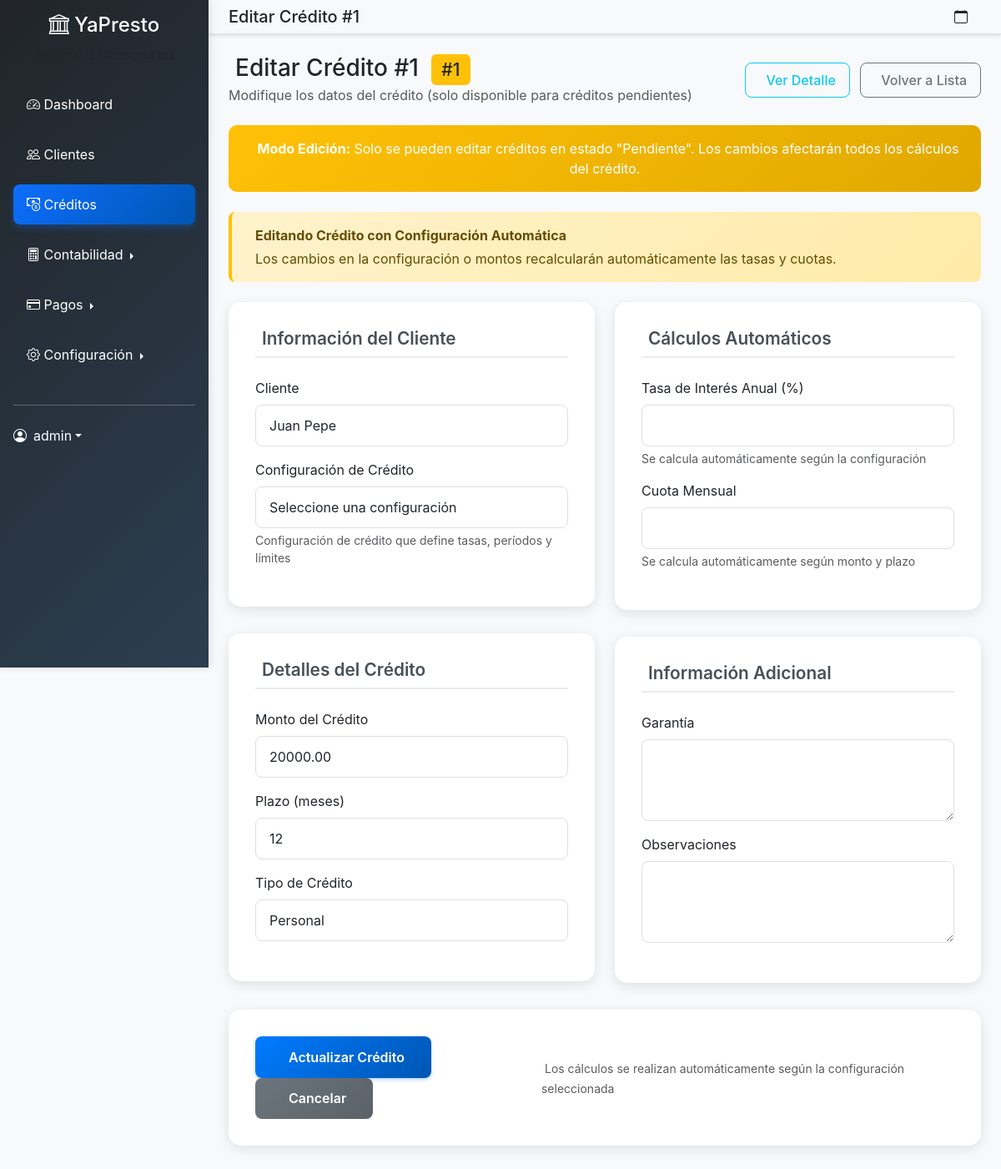
The app's page /prestamos/1/editar/ (signed in) with its own data.
### microcreditos/models.py (models this page shows, shortened)
class Prestamo(models.Model):
    ESTADO_CHOICES = [
        ('pendiente', 'Pendiente'),
        ('aprobado', 'Aprobado'),
        ('rechazado', 'Rechazado'),
        ('activo', 'Activo'),
        ('completado', 'Completado'),
        ('vencido', 'Vencido'),
    ]
    TIPO_CHOICES = [
        ('personal', 'Personal'),
        ('comercial', 'Comercial'),
        ('emergencia', 'Emergencia'),
    ]
    cliente = models.ForeignKey(Cliente, on_delete=models.CASCADE, related_name='prestamos')
    configuracion_credito = models.ForeignKey('ConfiguracionCredito', on_delete=models.PROTECT, null=True, blank=True, help_text="Configuración de crédito utilizada")
    monto = models.DecimalField(max_digits=10, decimal_places=2)
    tasa_interes = models.DecimalField(max_digits=5, decimal_places=2, default=Decimal('15.00'))
    plazo_meses = models.IntegerField()
    cuota_mensual = models.DecimalField(max_digits=10, decimal_places=2)
    tipo = models.CharField(max_length=15, choices=TIPO_CHOICES, default='personal')
    estado = models.CharField(max_length=15, choices=ESTADO_CHOICES, default='pendiente')
    fecha_solicitud = models.DateTimeField(default=timezone.now)
    fecha_aprobacion = models.DateTimeField(null=True, blank=True)
    fecha_vencimiento = models.DateField(null=True, blank=True)
    garantia = models.TextField(blank=True)
    observaciones = models.TextField(blank=True)
    class Meta:
        verbose_name_plural = "Préstamos"

### microcreditos/views.py (the view)
# urls.py: path('prestamos/<int:pk>/editar/', views.editar_prestamo, name='editar_prestamo'),
@login_required
def editar_prestamo(request, pk):
    prestamo = get_object_or_404(Prestamo, pk=pk)
    if prestamo.estado not in ['pendiente']:
        messages.error(request, 'Solo se pueden editar préstamos en estado pendiente.')
        return redirect('microcreditos:detalle_prestamo', pk=prestamo.pk)
    if request.method == 'POST':
        if prestamo.configuracion_credito:
            form = CreditoForm(request.POST, instance=prestamo)
        else:
            form = PrestamoForm(request.POST, instance=prestamo)
        if form.is_valid():
            prestamo = form.save()
            messages.success(request, f'Préstamo actualizado exitosamente.')
            return redirect('microcreditos:detalle_prestamo', pk=prestamo.pk)
    else:
        if prestamo.configuracion_credito:
            form = CreditoForm(instance=prestamo)
        else:
            form = PrestamoForm(instance=prestamo)
    context = {
        'form': form,
        'prestamo': prestamo,
        'titulo': f'Editar Crédito #{prestamo.pk}',
        'es_edicion': True
    }
    template = 'microcreditos/formulario_credito.html' if prestamo.configuracion_credito else 'microcreditos/formulario_prestamo.html'
    return render(request, template, context)

### accounts/models.py (called while the page is built)
    def es_administrador(self):
        return self.rol == 'administrador'

### microcreditos/models.py (called while the page is built)
    def __str__(self):
        return f"{self.nombre} {self.apellido}"

    def __str__(self):
        return f"{self.nombre} - {self.interes_anual}% anual"

### templates/microcreditos/formulario_credito.html (shortened to what this page needs)
{% extends 'dashboard_base.html' %}
{% load static %}
{% block page_title %}{{ titulo }}{% endblock %}
{% block dashboard_content %}
<div class="d-flex justify-content-between align-items-center mb-4">
    <div>
        <h1 class="h3 mb-0">
            {{ titulo }}
            {% if prestamo %}
                <span class="badge bg-warning text-dark ms-2">#{{ prestamo.pk }}</span>
            {% endif %}
        </h1>
        <p class="text-muted mb-0">
            {% if es_edicion %}
                Modifique los datos del crédito (solo disponible para créditos pendientes)
            {% else %}
                Configure un nuevo crédito usando las configuraciones predefinidas
            {% endif %}
        </p>
    </div>
    <div>
        {% if prestamo %}
        <a href="{% url 'microcreditos:detalle_prestamo' prestamo.pk %}" class="btn btn-outline-info me-2">
            Ver Detalle
        </a>
        {% endif %}
        <a href="{% url 'microcreditos:lista_prestamos' %}" class="btn btn-outline-secondary">
            Volver a Lista
        </a>
    </div>
</div>
{% if es_edicion %}
<div class="edit-warning">
    <strong>Modo Edición:</strong> Solo se pueden editar créditos en estado "Pendiente".
    Los cambios afectarán todos los cálculos del crédito.
</div>
{% endif %}
<div class="alert {% if es_edicion %}alert-warning{% else %}alert-info{% endif %} mb-4">
    <div class="d-flex align-items-center">
        <div>
            <strong>
                {% if es_edicion %}
                    Editando Crédito con Configuración Automática
                {% else %}
                    Créditos con Configuración Automática
                {% endif %}
            </strong>
            <p class="mb-0 mt-1">
                {% if es_edicion %}
                    Los cambios en la configuración o montos recalcularán automáticamente las tasas y cuotas.
                {% else %}
                    Seleccione una configuración de crédito para calcular automáticamente las tasas, cuotas y validar límites según los parámetros predefinidos.
                {% endif %}
            </p>
        </div>
    </div>
</div>
<form method="post" id="creditoForm">
    <div class="row">
        <div class="col-lg-6">
            <div class="form-section">
                <h5 class="section-title">
                    Información del Cliente
                </h5>
                <div class="mb-3">
                    <label for="{{ form.cliente.id_for_label }}" class="form-label">Cliente</label>
                    {{ form.cliente }}
                </div>
                <div class="mb-3">
                    <label for="{{ form.configuracion.id_for_label }}" class="form-label">Configuración de Crédito</label>
                    {{ form.configuracion }}
                    <div class="form-text">{{ form.configuracion.help_text }}</div>
                </div>
            </div>
            <div class="form-section">
                <h5 class="section-title">
                    Detalles del Crédito
                </h5>
                <div class="mb-3">
                    <label for="{{ form.monto.id_for_label }}" class="form-label">Monto del Crédito</label>
                    {{ form.monto }}
                </div>
                <div class="mb-3">
                    <label for="{{ form.plazo_meses.id_for_label }}" class="form-label">Plazo (meses)</label>
                    {{ form.plazo_meses }}
                </div>
                <div class="mb-3">
                    <label for="{{ form.tipo.id_for_label }}" class="form-label">Tipo de Crédito</label>
                    {{ form.tipo }}
                </div>
            </div>
        </div>
        <div class="col-lg-6">
            <div class="form-section">
                <h5 class="section-title">
                    Cálculos Automáticos
                </h5>
                <div class="mb-3">
                    <label for="{{ form.tasa_interes.id_for_label }}" class="form-label">Tasa de Interés Anual (%)</label>
                    {{ form.tasa_interes }}
                    <div class="form-text">{{ form.tasa_interes.help_text }}</div>
                </div>
                <div class="mb-3">
                    <label for="{{ form.cuota_mensual.id_for_label }}" class="form-label">Cuota Mensual</label>
                    {{ form.cuota_mensual }}
                    <div class="form-text">{{ form.cuota_mensual.help_text }}</div>
                </div>
            </div>
            <div class="form-section">
                <h5 class="section-title">
                    Información Adicional
                </h5>
                <div class="mb-3">
                    <label for="{{ form.garantia.id_for_label }}" class="form-label">Garantía</label>
                    {{ form.garantia }}
                </div>
                <div class="mb-3">
                    <label for="{{ form.observaciones.id_for_label }}" class="form-label">Observaciones</label>
                    {{ form.observaciones }}
                </div>
            </div>
        </div>
    </div>
    <div class="form-section">
        <div class="d-flex justify-content-between align-items-center">
            <div>
                <button type="submit" class="btn btn-primary me-2">
                    {% if es_edicion %}Actualizar Crédito{% else %}Crear Crédito{% endif %}
                </button>
                <a href="{% if prestamo %}{% url 'microcreditos:detalle_prestamo' prestamo.pk %}{% else %}{% url 'microcreditos:lista_prestamos' %}{% endif %}" class="btn btn-secondary">
                    Cancelar
                </a>
            </div>
            <div class="text-muted">
                <small> Los cálculos se realizan automáticamente según la configuración seleccionada</small>
            </div>
        </div>
    </div>
</form>
{% endblock %}

### templates/dashboard_base.html (shortened to what this page needs)
{% extends 'base.html' %}
{% load static %}
{% block content %}
<div class="d-flex dashboard-layout">
    <nav class="sidebar bg-dark text-white p-3" style="width: 250px; min-height: 100vh;">
        <div class="text-center mb-4">
            <h4><i class="bi bi-bank"></i> YaPresto</h4>
            <small class="text-muted">Sistema de Microcréditos</small>
        </div>
        <ul class="nav nav-pills flex-column">
            <li class="nav-item mb-2">
                <a href="{% url 'microcreditos:dashboard' %}" class="nav-link text-white {% if request.resolver_match.url_name == 'dashboard' %}active{% endif %}">
                    <i class="bi bi-speedometer2"></i> Dashboard
                </a>
            </li>
            <li class="nav-item mb-2">
                <a href="{% url 'microcreditos:lista_clientes' %}" class="nav-link text-white {% if 'cliente' in request.resolver_match.url_name %}active{% endif %}">
                    <i class="bi bi-people"></i> Clientes
                </a>
            </li>
            <li class="nav-item mb-2">
                <a href="{% url 'microcreditos:lista_prestamos' %}" class="nav-link text-white {% if 'prestamo' in request.resolver_match.url_name %}active{% endif %}">
                    <i class="bi bi-cash-coin"></i> Créditos
                </a>
            </li>
            <li class="nav-item mb-2">
                <div class="dropdown dropend">
                    <a href="#" class="nav-link text-white dropdown-toggle {% if 'contabilidad' in request.resolver_match.url_name or 'diario' in request.resolver_match.url_name %}active{% endif %}"
                       data-bs-toggle="dropdown" aria-expanded="false">
                        <i class="bi bi-calculator"></i> Contabilidad
                    </a>
                </div>
            </li>
            <li class="nav-item mb-2">
                <div class="dropdown dropend">
                    <a href="#" class="nav-link text-white dropdown-toggle {% if 'pago' in request.resolver_match.url_name %}active{% endif %}"
                       data-bs-toggle="dropdown" aria-expanded="false">
                        <i class="bi bi-credit-card"></i> Pagos
                    </a>
                </div>
            </li>
            {% if user.perfil.es_administrador %}
            <li class="nav-item mb-2">
                <div class="dropdown dropend">
                    <a href="#" class="nav-link text-white dropdown-toggle {% if 'configuracion' in request.resolver_match.url_name %}active{% endif %}"
                       data-bs-toggle="dropdown" aria-expanded="false">
                        <i class="bi bi-gear"></i> Configuración
                    </a>
                </div>
            </li>
            {% endif %}
        </ul>
        <hr class="my-4">
        <div class="dropdown">
            <a href="#" class="d-flex align-items-center text-white text-decoration-none dropdown-toggle" data-bs-toggle="dropdown">
                <i class="bi bi-person-circle me-2"></i>
                {{ user.username }}
            </a>
        </div>
    </nav>
    <main class="flex-grow-1">
        <nav class="navbar navbar-light bg-light border-bottom px-4">
            <div class="d-flex align-items-center">
                <h5 class="mb-0">{% block page_title %}Dashboard{% endblock %}</h5>
            </div>
            <div class="d-flex align-items-center">
                <span class="me-3">
                    <i class="bi bi-calendar"></i> {{ "now"|date:"d/m/Y H:i" }}
                </span>
            </div>
        </nav>
        <div class="p-4">
            {% block dashboard_content %}{% endblock %}
        </div>
    </main>
</div>
{% endblock %}

### static/css/style.css (style rules this page uses)
:root { --primary-color: #0d6efd; --secondary-color: #6c757d; --success-color: #198754; --warning-color: #ffc107; --danger-color: #dc3545; --info-color: #0dcaf0; --light-color: #f8f9fa; --dark-color: #212529; --sidebar-bg: #343a40; --border-color: #dee2e6; }
* { box-sizing: border-box; }
html, body { margin: 0; padding: 0; width: 100%; overflow-x: hidden; }
body { font-family: 'Inter', -apple-system, BlinkMacSystemFont, 'Segoe UI', sans-serif; background-color: #f8f9fa; }
.sidebar { background: linear-gradient(135deg, var(--dark-color) 0%, #2c3e50 100%); box-shadow: 2px 0 10px rgba(0,0,0,0.1); min-height: 100vh; position: fixed; z-index: 1000; }
.sidebar .nav-link { color: rgba(255,255,255,0.8); padding: 12px 16px; border-radius: 8px; margin-bottom: 4px; transition: all 0.3s ease; }
.sidebar .nav-link.active { background: linear-gradient(135deg, var(--primary-color) 0%, #0056b3 100%); color: white; box-shadow: 0 4px 8px rgba(13, 110, 253, 0.3); }
.dashboard-layout main { margin-left: 250px; }
.navbar { box-shadow: 0 2px 4px rgba(0,0,0,0.1); }
.btn { border-radius: 8px; font-weight: 500; padding: 0.5rem 1rem; transition: all 0.3s ease; }
.btn-primary { background: linear-gradient(135deg, var(--primary-color) 0%, #0056b3 100%); border: none; box-shadow: 0 2px 4px rgba(13, 110, 253, 0.3); }
.form-control { border-radius: 8px; border: 1px solid #e0e0e0; padding: 0.75rem 1rem; transition: all 0.3s ease; }
.badge { font-weight: 500; padding: 0.5rem 0.75rem; border-radius: 6px; }
.alert { border-radius: 8px; border: none; padding: 1rem 1.25rem; }

### templates/microcreditos/formulario_credito.html (style rules this page uses)
.form-section { background: white; border-radius: 15px; padding: 2rem; margin-bottom: 2rem; box-shadow: 0 4px 15px rgba(0,0,0,0.1); transition: all 0.3s ease; }
.section-title { font-size: 1.3rem; font-weight: 600; color: #495057; margin-bottom: 1.5rem; display: flex; align-items: center; border-bottom: 2px solid #e9ecef; padding-bottom: 0.5rem; }
.btn-primary { background: linear-gradient(135deg, #007bff, #0056b3); border: none; padding: 0.8rem 2rem; font-weight: 600; transition: all 0.3s ease; }
.btn-secondary { background: linear-gradient(135deg, #6c757d, #5a6268); border: none; padding: 0.8rem 2rem; font-weight: 600; transition: all 0.3s ease; }
.alert-warning { background: linear-gradient(135deg, #fff3cd, #ffeaa7); border: none; border-left: 4px solid #ffc107; }
.edit-warning { background: linear-gradient(135deg, #ffc107, #e0a800); color: white; border-radius: 10px; padding: 1rem; margin-bottom: 1.5rem; text-align: center; }

### records on screen
Prestamo: pk "1", cliente "Juan Pepe", monto "20000.00", plazo_meses "12", tipo "Personal"

### other values on screen
{{ user.username }} "admin"
{{ titulo }} "Editar Crédito #1"
